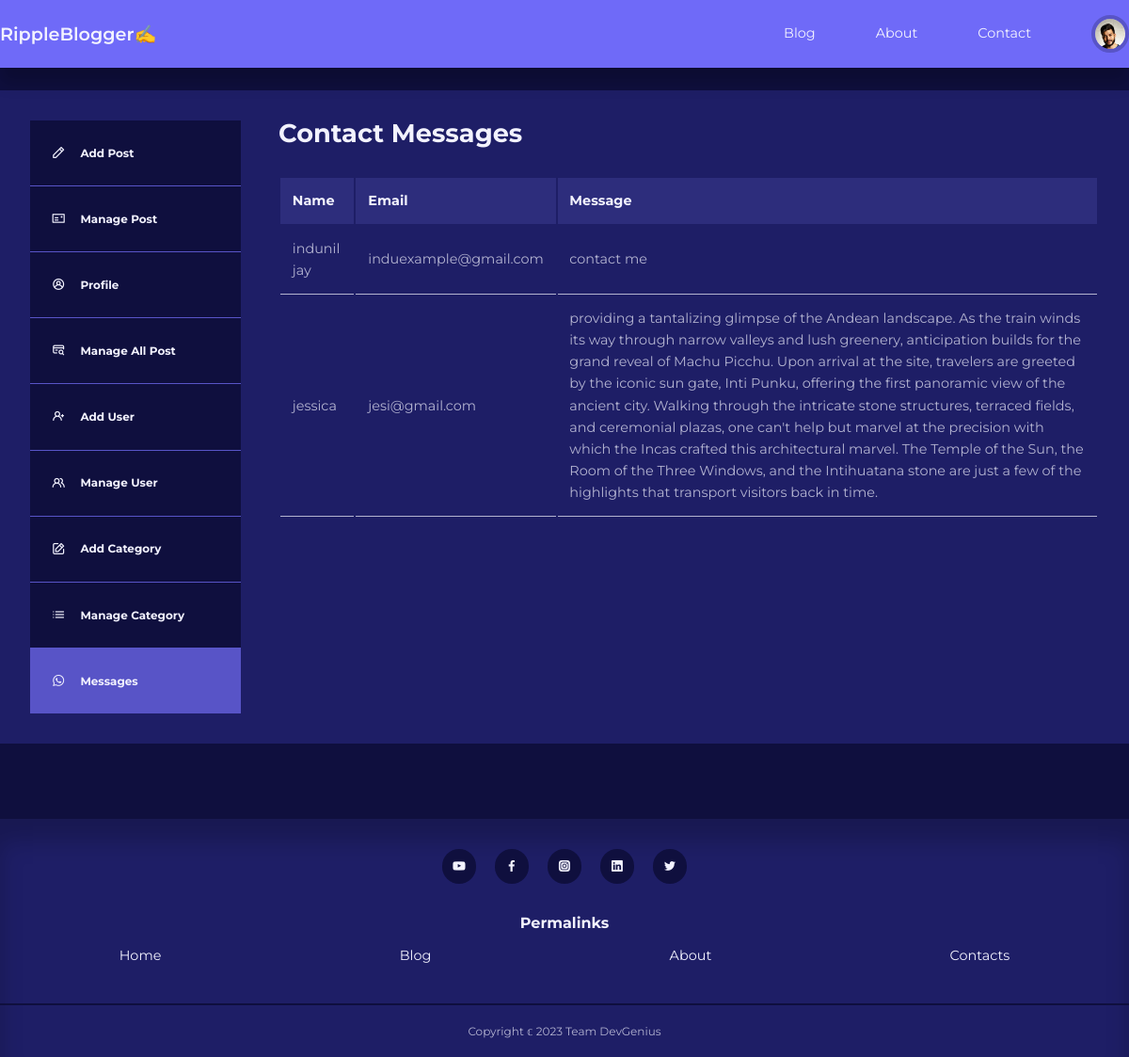
Page /admin/check-message.php (signed in) on the committed database.
### tables this page shows
CREATE TABLE `users` (
  `id` int(11) UNSIGNED NOT NULL,
  `firstname` varchar(50) NOT NULL,
  `lastname` varchar(50) NOT NULL,
  `username` varchar(50) NOT NULL,
  `email` varchar(100) NOT NULL,
  `password` varchar(255) NOT NULL,
  `avatar` varchar(255) NOT NULL,
  `is_admin` tinyint(1) NOT NULL
);

CREATE TABLE `contact_messages` (
  `id` int(11) NOT NULL,
  `name` varchar(255) NOT NULL,
  `email` varchar(255) NOT NULL,
  `message` text NOT NULL,
  `created_at` timestamp NOT NULL DEFAULT current_timestamp()
);

### admin/partials/header.php (called while the page is built, shortened)
<?php
require "../partials/header.php";

### admin/check-message.php (the view, shortened to what this page needs)
<?php
include "partials/header.php";
$query = "SELECT * FROM contact_messages";
$messagesResult = mysqli_query($connection, $query);
?>
<section class="dashboard">
    <div class="container dashboard_container">
        <aside>
            <ul>
                <li><a href="<?= ROOT_URL ?>admin/add-post.php"><i class="uil uil-pen"></i>
                        <h5>Add Post</h5>
                    </a></li>
                <li><a href="<?= ROOT_URL ?>admin/index.php"><i class="uil uil-postcard"></i>
                        <h5>Manage Post</h5>
                    </a></li>
                     <li><a href="<?= ROOT_URL ?>admin/update-profile.php" ><i class="uil uil-user-circle"></i>
                        <h5>Profile</h5>
                    </a></li>
                <?php if (isset($_SESSION['user_is_admin'])) : ?>
                  <li><a href="<?= ROOT_URL ?>admin/all-post.php"><i class="uil uil-credit-card-search"></i>
                            <h5>Manage All Post</h5>
                        </a></li>
                    <li><a href="<?= ROOT_URL ?>admin/add-user.php"><i class="uil uil-user-plus"></i>
                            <h5>Add User</h5>
                        </a></li>
                    <li><a href="<?= ROOT_URL ?>admin/manage-users.php" ><i class="uil uil-users-alt"></i>
                            <h5>Manage User</h5>
                        </a></li>
                    <li><a href="<?= ROOT_URL ?>admin/add-category.php"><i class="uil uil-edit"></i>
                            <h5>Add Category</h5>
                        </a></li>
                    <li><a href="<?= ROOT_URL ?>admin/manage-categories.php"><i class="uil uil-list-ul"></i>
                            <h5>Manage Category</h5>
                        </a></li>
<li><a href="<?= ROOT_URL ?>admin/check-message.php" class="active"><i class="uil uil-whatsapp"></i>
                            <h5>Messages</h5>
                        </a></li>
                <?php endif ?>
            </ul>
        </aside>
<main>
            <h2>Contact Messages</h2>
            <?php if (mysqli_num_rows($messagesResult) > 0) : ?>
                <table>
                    <thead>
                        <tr>
                            <th>Name</th>
                            <th>Email</th>
                            <th>Message</th>
                        </tr>
                    </thead>
                    <tbody>
                        <?php while ($message = mysqli_fetch_assoc($messagesResult)) : ?>
                            <tr>
                                <td><?= $message['name'] ?></td>
                                <td><?= $message['email'] ?></td>
                                <td><?= $message['message'] ?></td>
                            </tr>
                        <?php endwhile ?>
                    </tbody>
                </table>
            <?php else : ?>
                <div class="alert__message error">
                    <?= 'No messages found' ?>
                </div>
            <?php endif  ?>
        </main>
    </div>
</section>
<?php
include "partials/footer.php"
?>

### partials/header.php (shortened to what this page needs)
<?php
require "config/database.php";
if (isset($_SESSION['user-id'])) {
  $id = filter_var($_SESSION['user-id'], FILTER_SANITIZE_FULL_SPECIAL_CHARS);
  $query = "SELECT avatar FROM users WHERE id ='$id'";
  $result = mysqli_query($connection, $query);
  $avatar = mysqli_fetch_assoc($result);
}
?>
<!DOCTYPE html>
<html lang="en">
<head>
  <link rel="stylesheet" href="https://unicons.iconscout.com/release/v4.0.8/css/line.css">
  <link rel="stylesheet" href="<?= ROOT_URL ?>css/style.css" />
</head>
<body>
  <nav>
    <div class="container nav_container">
      <a href="<?= ROOT_URL ?>index.php" class="nav_logo">RippleBlogger✍️</a>
      <ul class="nav_items">
        <li><a href="<?= ROOT_URL ?>blog.php">Blog</a></li>
        <li><a href="<?= ROOT_URL ?>about.php">About</a></li>
        <li><a href="<?= ROOT_URL ?>contact.php">Contact</a></li>
        <?php if (isset($_SESSION['user-id'])) : ?>
          <li class="nav_profile">
            <div class="avatar">
              <img src="<?= ROOT_URL . 'images/' . $avatar['avatar'] ?>" alt="nav-bar-profile-images" />
            </div>
          </li>
        <?php else : ?>
          <li><a href="<?= ROOT_URL ?>signin.php">Signin</a></li>
        <?php endif ?>
      </ul>
    </div>
  </nav>

### css/style.css (style rules this page uses)
:root { --color-primary: #6f6af8; --color-primary-variant: #5854c7; --color-primary-light: hsl(242, 91%, 69%, 18%); --color-red: #da0f3f; --color-red-light: hsl(346, 87%, 46%, 15%); --color-green: #00c476; --color-green-light: hsl(156, 100%, 38%, 15%); --color-gray-900: #1e1e66; --color-gray-700: #2d2d7c; --color-gray-300: rgba(242, 242, 254, 0.3); --color-gray-200: rgba(242, 242, 254, 0.7); --color-white: #f2f2fe; --color-bg: #0f0f3e; --transition: all 300ms ease; --container-width-lg: 74%; --container-width-md: 88%; --form-width: 50%; --card-border-radius-1: 0.3rem; --card-border-radius-2: 0.5rem; --card-border-radius-3: 0.8rem; --card-border-radius-4: 2rem; --card-border-radius-5: 5rem; }
* { margin: 0; padding: 0; outline: 0; border: 0; appearance: 0; list-style: none; text-decoration: none; box-sizing: border-box; }
body { font-family: 'Montserrat', sans-serif; line-height: 1.6; color: var(--color-gray-200); background: var(--color-bg); overflow-x: hidden; font-size: 0.9rem; }
.container { max-width: 1200px; margin: 0 auto; }
section { margin-top: 3rem; width: 100vw; }
h1, h2, h3, h4, h5 { color: var(--color-white); line-height: 1.3; }
h2 { font-size: 1.7rem; margin: 1rem 0; }
a, li { color: var(--color-white); transition: var(--transition); }
img { display: block; width: 100%; background-size: cover; }
nav { background: var(--color-primary); width: 100vw; height: 4.5rem; position: fixed; top: 0; z-index: 20; box-shadow: 0 1rem 1rem rgba(0, 0, 0, 0.2); }
.nav_container { height: 100%; display: flex; align-items: center; justify-content: space-between; }
.avatar { width: 2.5rem; height: 2.5rem; border-radius: 50%; overflow: hidden; border: 0.3rem solid var(--color-primary-variant); }
.nav_logo { font-weight: 600; font-size: 1.2rem; }
.nav_items { display: flex; align-items: center; gap: 4rem; }
.nav_profile { position: relative; cursor: pointer; }
.dashboard { margin-top: 6rem; }
.dashboard_container { display: grid; grid-template-columns: 14rem auto; gap: 1rem; background: var(--color-gray-900); padding: 2rem; margin-bottom: 5rem; }
.dashboard aside a { background: var(--color-bg); display: flex; gap: 1rem; align-items: center; padding: 1.6em; }
.dashboard aside ul li:not(:last-child) a { border-bottom: 1px solid var(--color-primary-variant); }
.dashboard aside a.active { background: var(--color-primary-variant); }
.dashboard main { margin-left: 1.5rem; }
.dashboard main h2 { margin: 0rem 0rem 2rem 0rem; line-height: 1; }
.dashboard main table { width: 100%; text-align: left; }
.dashboard main table th { background: var(--color-gray-700); padding: 0.8rem; color: var(--color-white); }
.dashboard main table td { padding: 0.8rem; border-bottom: 1px solid var(--color-gray-200); }

### rows in the picture
users: avatar (picture)
contact_messages: name "indunil jay", email "induexample@gmail.com", message "contact me"
contact_messages: name "jessica", email "jesi@gmail.com", message "providing a tantalizing glimpse of the Andean landscape. As the train winds its way through narrow valleys and lush greenery, anticipation builds for the grand reveal of Machu Picchu. Upon arrival at the site, travelers are greeted by the iconic sun gate, Inti Punku, offering the first panoramic view of the ancient city. Walking through the intricate stone structures, terraced fields, and ceremonial plazas, one can't help but marvel at the precision with which the Incas crafted this architectural marvel. The Temple of the Sun, the Room of the Three Windows, and the Intihuatana stone are just a few of the highlights that transport visitors back in time."
